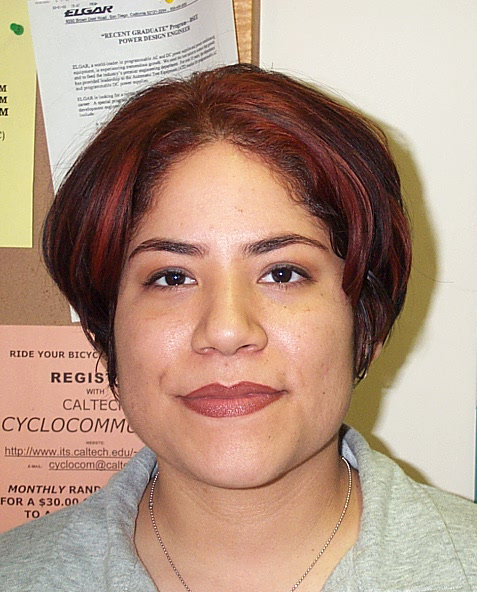
%> input picture data/DB0/db0_1.jpg, 477 x 592 px
$ octave --eval "result = faceTriangle(imread('data/DB0/db0_1.jpg'));"   (GNU Octave 9; MATLAB toolbox functions it lacks are replaced by stand-ins)
%> lines starting %> are read from the running program, lines starting %| are printed output that depends on the picture; in (x1, y1, x2, y2) boxes, pixels count from 0 and x2, y2 are one past the last pixel; in counts of white or black regions, pixels touching at a corner belong together; the program's own positions count from 1
### grayworldcorrection.m
function [gwIM] = grayworldcorrection(rgb)
% Calculate lighting corrected image (gray world assumption)
alpha = mean(rgb(:,:,2), 'all') / mean(rgb(:,:,1), 'all');
beta = mean(rgb(:,:,2), 'all') / mean(rgb(:,:,3), 'all');

gwIM(:,:,1) = alpha .* rgb(:,:,1);
gwIM(:,:,2) = rgb(:,:,2);
gwIM(:,:,3) = beta .* rgb(:,:,3);
end

### mouthMap.m
function mouthMap = mouthMap(img)
%MOUTHMAP. Input image is RGB. Gives binary image!

imgYcbcr = rgb2ycbcr(img);
Cb = imgYcbcr(:,:,2);
Cr = imgYcbcr(:,:,3);

faceMask = getFaceMask(grayworldcorrection(img));

numPixels = size(imgYcbcr, 1) * size(imgYcbcr, 2);

crSquared = rescale(double(Cr).^2, 0, 1);
crOverCb = rescale(double(Cr) ./ double(Cb), 0, 1);
eta = 0.95 * (sum(crSquared, 'all')/numPixels) / (sum(crOverCb, 'all')/numPixels);

mouthMap = crSquared .* (crSquared - eta * crOverCb).^2;

% New stuff below


% These things work pretty good as long as the face mask is decent
% The face mask isn't decent for 4 images in DB2, otherwise it works well

% Strels to clean up binary image
closer = strel('disk', 5);
denoiser = strel('disk', 3);
vertLinesRemover = strel('line', 20, 0);

% Adjustments
mouthPic = mouthMap .* faceMask;
mouthPic = imadjust(mouthPic,stretchlim(mouthPic),[]);
mouthPic = uint8(rescale(mouthPic,0,255));

% Morph image reasonable binary image
logicalMouth = mouthPic > 240;
mouthMorphed = imopen(logicalMouth, vertLinesRemover);
mouthMorphed = imopen(mouthMorphed, denoiser);
mouthMorphed = imclose(mouthMorphed, closer);
mouthMap = mouthMorphed;
end

### nlYCbCr.m
function [NLYCbCr] = nlYCbCr(YCbCr)
Y = YCbCr(:,:,1);
Cb = YCbCr(:,:,2);
Cr = YCbCr(:,:,3);

% Constants attained from Face Detection in Color Images
Kl = 125;
Kh = 188;

% Matrixes representing low/high
Yl = uint8(Y < Kl);
Yh = uint8(Y > Kh);
Yi = uint8(Y >= Kl) .* uint8(Y <= Kh);

[CbCenter, CrCenter] = Ci_centers(Y);
[CbCluster, CrCluster] = Ci_clusters(Y);
[CbXformed, CrXformed] = Ci_transformed(Cb, Cr, CbCluster, CrCluster, CbCenter, CrCenter);

% combine the results of the different threshold images
NLYCbCr = Y;
NLYCbCr(:, :, 2) = CbXformed.* uint8((Yl+Yh) >= 1) + Cb .* Yi;
NLYCbCr(:, :, 3) = CrXformed.* uint8((Yl+Yh) >= 1) + Cr .* Yi;
end

### Ci_centers.m
function [Cb_center, Cr_center] = Ci_centers(Y)
Kl = 125;
Kh = 188;
yMin = 16;
yMax = 235;

CbCenterLow = 108 + (Kl - Y) * 10 / (Kl - yMin);
CbCenterHigh = 108 + (Y - Kh) * 10 / (yMax - Kh);

CrCenterLow = 154 - (Kl - Y) * 10 / (Kl - yMin);
CrCenterHigh = 154 + (Y - Kh) * 22 / (yMax - Kh);

Cb_center = CbCenterLow .* uint8(Y < Kl) + CbCenterHigh .* uint8(Kh < Y);
Cr_center = CrCenterLow .* uint8(Y < Kl) + CrCenterHigh .* uint8(Kh < Y);

% [10 lines of commented-out code are left out]


end

### Ci_clusters.m
function [Cb_cluster, Cr_cluster] = Ci_clusters(Y)
Kl = 125;
Kh = 188;
WCb = 46.97;
WHCb = 14;
WLCb = 23;
WCr = 38.76;
WHCr = 10;
WLCr = 20;
yMin = 16;
yMax = 235;

Kl = 125;
Kh = 188;
yMin = 16;
yMax = 235;

CbClusterLow = WLCb + ((Y - yMin)*(WCb - WLCb)) / (Kl - yMin);
CbClusterHigh = WHCb + ((yMax - Y)*(WCb - WHCb)) / (yMax - Kh);

CrClusterLow = WLCr + ((Y - yMin)*(WCr - WLCr)) / (Kl - yMin);
CrClusterHigh = WHCr + ((yMax - Y)*(WCr - WHCr)) / (yMax - Kh);

Cb_cluster = CbClusterLow .* uint8(Y < Kl) + CbClusterHigh .* uint8(Kh < Y);
Cr_cluster = CrClusterLow .* uint8(Y < Kl) + CrClusterHigh .* uint8(Kh < Y);

end

### Ci_transformed.m
function [Cb_xform, Cr_xform] = Ci_transformed(Cb, Cr, CbCluster, CrCluster, CbCenter, CrCenter)
%Ci_transformed makes the final transform to luma-independant YCbCr colors
%   Detailed explanation goes here
Wcb = 46.97;
Wcr = 38.76;
Kb = 184;
Kr = 168;

Cb_xform = (Cb - CbCenter).*(Wcb ./ CbCluster) + Kb;
Cr_xform = (Cr - CrCenter).*(Wcr ./ CrCluster) + Kr;
end

### getFaceMask.m
function [largest] = getFaceMask(IM)
gwIM = grayworldcorrection(IM);
YCbCr = rgb2ycbcr(gwIM);
nl_YCbCr = nlYCbCr(YCbCr);

% Construct ellipse
theta = 2.53;
cx = 109.38;
cy = 152.02;
ecx = 1.6;
ecy = 2.41;

a2 = 25.39 * 25.39;
b2 = 14.03 * 14.03;

imgCb(:,:) = double(nl_YCbCr(:,:,2)) - cx;
imgCr(:,:) = double(nl_YCbCr(:,:,3)) - cy;

posX = imgCb * cos(theta) + imgCr * sin(theta);
posY = imgCb * -sin(theta) + imgCr * cos(theta);

% Check which skin samples are inside ellipse
threshold = 2.0;
faceMask = ( ((posX - ecx).^2 ./ a2 + (posY - ecy).^2 ./ b2) <= threshold);

% morphological operations
diskSize = 20;
kernel = strel('disk', diskSize);
faceMask = imclose(faceMask, kernel);

diskSize = 4;
kernel = strel('disk', diskSize);
faceMask = imopen(faceMask, kernel);

diskSize = 25;
kernel = strel('disk', diskSize);
faceMask = imclose(faceMask, kernel);

% fill in blanks of the objects
faceMask = imfill(faceMask,'holes');

% We assume that the largest area left is the face
largest = bwareafilt(faceMask,1);
end

### getMouthCoord.m
function [mouthCoord] = getMouthCoord(mouthmap)
%Get all potential mouth candidates
[imgHeight, imgWidth] = size(mouthmap);
mouthStats = regionprops('table', mouthmap, 'Centroid', 'BoundingBox', 'Area');
mouthCentroids = cat(1, mouthStats.Centroid);
mouthAreas = cat(1, mouthStats.Area);
mouthsDetected = size(mouthCentroids);

% The region with the largest area is 99% the mouth
% So we search for it with some extra filters as precaution
mouthCoord = [];
currArea = -1;
k = 1;
widthLengthRatioLimit = 1.8;
for i = 1:mouthsDetected
    % The mouth should be wider than its height
    if(mouthStats.BoundingBox(i,3) > mouthStats.BoundingBox(i,4))
        % The mouth should not be in the upper part of the image
        % Maybe even bottom half?
        if(mouthCentroids(i,2) > imgHeight/2)
            % The region needs to be a fair bit wider than tall
            if mouthStats.BoundingBox(i,3) / mouthStats.BoundingBox(i,4) > widthLengthRatioLimit
                % The region needs to have a larger area
                if (mouthAreas(i) > currArea)
                    currArea = mouthAreas(i);
                    mouthCoord = mouthCentroids(i,:);
                    k = k+1;
                end
            end
        end
    end
end

if currArea == -1 % If no mouth candidate was found we use placeholder
    %disp('Could not find mouth'); % No output when submitting
    mouthCoord = [441.5 415.6];
end

end

### eyeMap.m
function [eyeMap] = eyeMap(img)
% Return binary image
YCbCr = rgb2ycbcr(img);
faceMask = getFaceMask(img);

Y = im2double(YCbCr(:,:,1));
Cb = im2double(YCbCr(:,:,2));
Cr = im2double(YCbCr(:,:,3));

Cbsqr = Cb.^2;
CbNegsqr = 1 - Cr.^2;
CbCr = Cb ./ Cr;

eyeMapC = (1/3)*(Cbsqr + CbNegsqr + CbCr);
eyeMapC = histeq(eyeMapC);

diskSize = 7;
kernel = strel('disk', diskSize);

nominator = imdilate(Y, kernel);
denominator = imerode(Y, kernel);

eyeMapL = nominator ./ (denominator + 1);

eyeMap = eyeMapC .* eyeMapL;
eyeMap = imdilate(eyeMap, kernel);
eyeMap = eyeMap .* faceMask;
eyeMap = im2uint8(eyeMap);
eyeMapStretch = imadjust(eyeMap, stretchlim(eyeMap), []);
eyeMapBin = eyeMapStretch > 250;

closer = strel('disk', 5);
denoiser = strel('disk', 4);
vertLinesRemover = strel('line', 10, 0);

eyeMapBinMorphed = imopen(eyeMapBin, denoiser);
eyeMapBinMorphed = imopen(eyeMapBinMorphed, vertLinesRemover);
eyeMapBinMorphed = imclose(eyeMapBinMorphed, closer);
eyeMap = eyeMapBinMorphed;

% %convert to ycbcr color space
% imgYcbcr = rgb2ycbcr(img);
% Y = im2double(imgYcbcr(:,:,1));
% Cb = im2double(imgYcbcr(:,:,2));
% Cr = im2double(imgYcbcr(:,:,3));
%
% %Constructing EyeMapC (Chrominance components)
% %Cb^2
% Cb2 = Cb.^2;
%
% %Cr^2 (C with ~ sign above) which is the negative of Cr (i.e 255-Cr)
% nCr = 255 - Cr;
% nCr2 = nCr.^2;
%
% %Cb/Cr
% CbCr = Cb ./ Cr;
%
% %Normalize variables to the range [0,255]
% normCb2 = Cb2 - min(Cb2(:));
% normCb2 = normCb2 ./ max(normCb2(:)); %Normalized between [0,1]
% Cb2 = normCb2.*255; %Scale to range between [0,255]
%
% normNCr2 = nCr2 - min(nCr2(:));
% normNCr2 = normNCr2./ max(normNCr2(:));
% nCr2 = normNCr2.*255;
%
% normCbCr = CbCr - min(CbCr(:));
% normCbCr = normCbCr./ max(normCbCr(:));
% CbCr = normCbCr.*255;
%
% eyeMapC = (1/3) * (Cb2 + nCr2 + CbCr);
%
% %Enhance chroma eye map by histogram equalization
% eyeMapC = histeq(eyeMapC);
%
% %Constructing EyeMapL (Luminance components)
% %We can use morphological operators such as dilation and erosion to
% %emphasize brighter and darker pixels in the luma component around eyes.
%
% %Construct a structuring element for dilation and erosion
% size = 8;
% SE1 = strel('disk', size);
%
% dilation = imdilate(Y,SE1);
% erosion = imerode(Y,SE1);
%
% eyeMapL = dilation./(erosion+1);
%
% %Combines eyeMap
% %combEyeMap = imfuse(eyeMapL, eyeMapC, 'blend');
% combEyeMap = eyeMapL.*eyeMapC;
%
% % SE2 = strel('disk', 3);
% % combEyeMap = imdilate(combEyeMap, SE2);
%
% combEyeMap = uint8(rescale(combEyeMap,0,255));
end

### faceTriangle.m
function[leftEyeCoord, rightEyeCoord, mouthCoord] = faceTriangle(img)
%Get face triangle by looking at potential eyes and mouth and combining
%them.
gwIM = grayworldcorrection(img);
%> in grayworldcorrection, `alpha = mean(rgb(:,:,2), 'all') / mean(rgb(:,:,1), 'all');`: alpha = 0.838
%> in grayworldcorrection, `beta = mean(rgb(:,:,2), 'all') / mean(rgb(:,:,3), 'all');`: beta = 1.14

% Get image size
[imgHeight, imgWidth] = size(gwIM);

% Get mouth map and mouth coords
mouthmap = mouthMap(gwIM);
mouthCoord = getMouthCoord(mouthmap);

eyeMapBinMorphed = eyeMap(gwIM);

% Remove all data below the mouth
eyeMapMouthFix = eyeMapBinMorphed;
eyeMapMouthFix(round(mouthCoord(2))-30:imgHeight, :) = 0;

% Get all potential eye candidates
eyeStats = regionprops('table', eyeMapMouthFix, 'Centroid', 'BoundingBox', 'Area');
% Store all centroids in a vector
eyeCentroids = cat(1,eyeStats.Centroid);
eyeAreas = cat(1, eyeStats.Area);
eyesDetected = size(eyeCentroids);

% Remove all eyes that does not fulfill certain attributes
ple = []; % Potential left eyes
pleArea = []; % Potenatial left eye areas
pleAngle = [];
l = 1; % Left eye counter
pre = []; % Potential right eyes
preArea = []; % Potenatial right eye areas
preAngle = [];
r = 1; % Right eye counter

heightDiffTolerance = 30;
areaDiffTolerance = 670;
normDiffTolerance = 20;
angleDiffTolerance = 18;
smallestEyeMouthAngle = 12;
largestEyeMouthAngle = 45;
mouthNormal = [0 1];

% Filter out candidates that are:
%   Not on correct side of mouth
%   Too far apart vertically
%   Not in similar size
%   Vector to mouth should be roughly same length
%   Vector to mouth has similar angles to [0 1]
%   Vector to mouth has reasonably large angle
for i = 1:eyesDetected-1
    for j = i+1:eyesDetected
        tmpEyeArea1 = eyeAreas(i);
        tmpEyeArea2 = eyeAreas(j);

        tmpEyeMtrx = [eyeCentroids(i,:); eyeCentroids(j,:)];

        [~,leftEyeIndex] = min(tmpEyeMtrx, [], 1);
        [~,rightEyeIndex] = max(tmpEyeMtrx, [], 1);

        tmpLeftEye = tmpEyeMtrx(leftEyeIndex(1),:);
        tmpRightEye = tmpEyeMtrx(rightEyeIndex(1),:);

        leftEyeMouthVec = mouthCoord - tmpLeftEye;
        leftEyeMouthNorm = norm(leftEyeMouthVec);
        leftEyeMouthAngle = acosd(dot(leftEyeMouthVec, mouthNormal) /leftEyeMouthNorm);

        rightEyeMouthVec = mouthCoord - tmpRightEye;
        rightEyeMouthNorm = norm(rightEyeMouthVec);
        rightEyeMouthAngle = acosd(dot(rightEyeMouthVec, mouthNormal) /rightEyeMouthNorm);

        % Filters
        correctSides = tmpLeftEye(1) < mouthCoord(1) && mouthCoord(1) < tmpRightEye(1);
        belowMouth = tmpLeftEye(2) < mouthCoord(2) && tmpRightEye(2) < mouthCoord(2);
        smallVertDiff = abs(tmpLeftEye(1,2) - tmpRightEye(1,2)) < heightDiffTolerance;
        smallAreaDiff = abs(tmpEyeArea1 - tmpEyeArea2) < areaDiffTolerance;
        smallMouthNormDiff = abs(leftEyeMouthNorm - rightEyeMouthNorm) < normDiffTolerance;
        smallEyeMouthAngleDiff = abs(leftEyeMouthAngle - rightEyeMouthAngle) < angleDiffTolerance;
        reasonableAngle = leftEyeMouthAngle > smallestEyeMouthAngle && rightEyeMouthAngle > smallestEyeMouthAngle;
        reasonableAngle = reasonableAngle && leftEyeMouthAngle < largestEyeMouthAngle && rightEyeMouthAngle < largestEyeMouthAngle;

        if correctSides && belowMouth && smallVertDiff && smallMouthNormDiff && smallEyeMouthAngleDiff && smallAreaDiff && reasonableAngle
%             leftEyeMouthVec
%             rightEyeMouthVec
%             leftEyeMouthAngle
%             rightEyeMouthAngle
            ple(l,:) = tmpLeftEye;
            pleAreas(l) = tmpEyeArea1;
            pleAngle(l) = leftEyeMouthAngle;
            l = l+1;
            pre(r,:) = tmpRightEye;
            preAreas(r) = tmpEyeArea2;
            preAngle(r) = rightEyeMouthAngle;
            r = r+1;
        end
    end
end
% If we only have 1 candidate left its probably correct
if size(ple,1) == 1 && size(pre,1) == 1
    leftEyeCoord = ple;
    rightEyeCoord = pre;
elseif size(ple,1) == 0 && size(pre,1) == 0 % Guesstimated triangle, is this allowed?
    mouthCoord = [428 382];
    leftEyeCoord = mouthCoord - [60 120];
    rightEyeCoord = mouthCoord - [-60 120];
else % Check pair by pair for the lowest angle to mouthNormal
    lowestAngle = 10000;
    lowestAngleIndex = -1;

    for i = 1:size(pleAngle,2)
        tmpLeftEyeAngle = pleAngle(i);
        tmpRightEyeAngle = preAngle(i);

        if min(tmpLeftEyeAngle,tmpRightEyeAngle) < lowestAngle
            lowestAngle = min(tmpLeftEyeAngle,tmpRightEyeAngle);
            lowestAngleIndex = i;
        end
    end

    leftEyeCoord = ple(lowestAngleIndex,:);
    rightEyeCoord = pre(lowestAngleIndex,:);
end
%[leftEyeCoord, rightEyeCoord] = findPupils(img, leftEyeCoord, rightEyeCoord);
end
%> in mouthMap, `Cr = imgYcbcr(:,:,3);`:
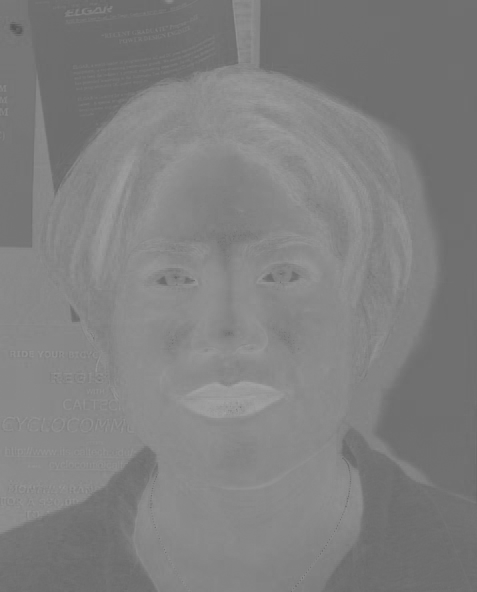
%> Cr: size 592x477 uint8; min 85, max 162, mean 128
%> in nlYCbCr, `Yl = uint8(Y < Kl);`:
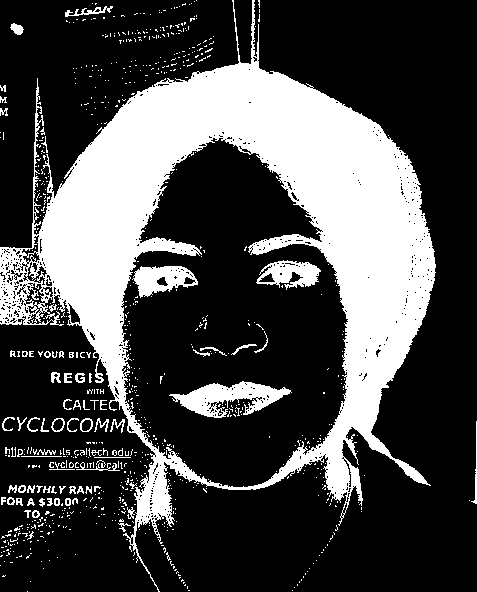
%> Yl: size 592x477 uint8; values 0 (black) and 1 (white), 28.7% white; 795 white regions (719 under 20 px), largest, box (x1, y1, x2, y2) and area: (0, 0, 436, 592) 71386, (169, 381, 292, 418) 2160, (132, 266, 198, 298) 1231
%> in getFaceMask, `posY = imgCb * -sin(theta) + imgCr * cos(theta);`:
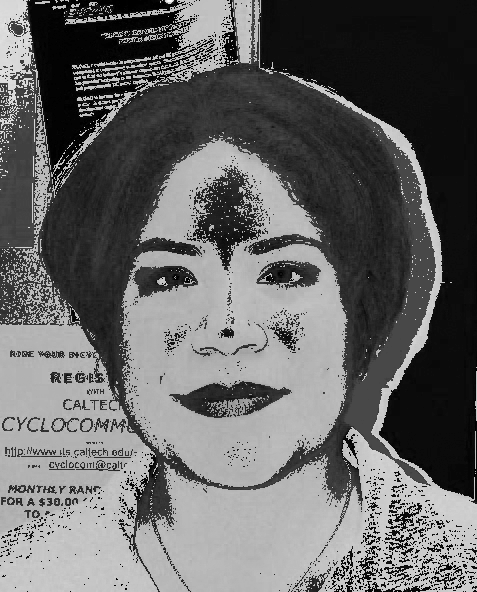
%> posY: size 592x477 double; min -96.69, max 46.48, mean -38.9; drawn with min black and max white
%> in mouthMap, `crSquared = rescale(double(Cr).^2, 0, 1);`:
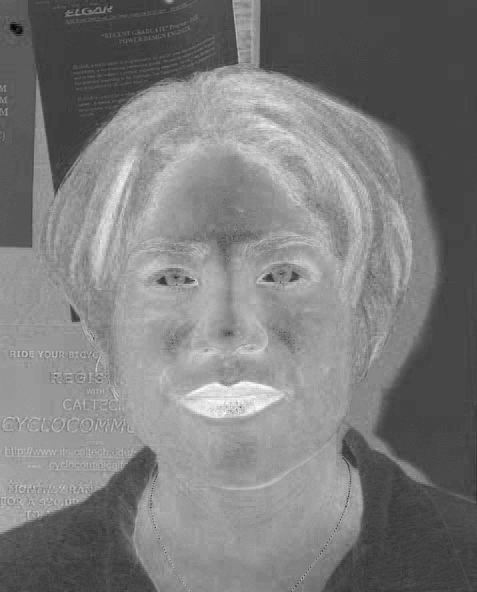
%> crSquared: size 592x477 double; min 0, max 1, mean 0.49
%> in mouthMap, `crOverCb = rescale(double(Cr) ./ double(Cb), 0, 1);`:
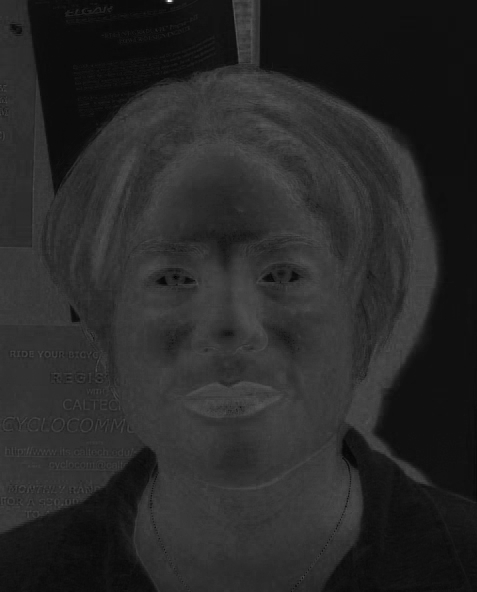
%> crOverCb: size 592x477 double; min 0, max 1, mean 0.161
%> in mouthMap, `eta = 0.95 * (sum(crSquared, 'all')/numPixels) / (sum(crOverCb, 'all')..`: eta = 2.89
%> in mouthMap, `mouthMorphed = imopen(logicalMouth, vertLinesRemover);`:
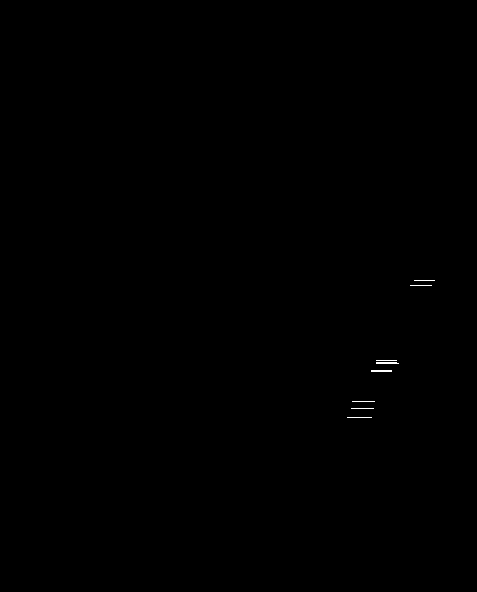
%> mouthMorphed: size 592x477 logical; 0.08% white in thin lines or dots, all inside (x1, y1, x2, y2) = (347, 280, 435, 418)
%> in getMouthCoord, `mouthStats = regionprops('table', mouthmap, 'Centroid', 'BoundingBox',..`: mouthStats = 0 regions
%> in getMouthCoord, `mouthCentroids = cat(1, mouthStats.Centroid);`: mouthCentroids = {}
%> in getMouthCoord, `mouthsDetected = size(mouthCentroids);`: mouthsDetected = [0 1]
%> after the loop in getMouthCoord, `for i = 1:mouthsDetected`: currArea = -1; k = 1
%> in faceTriangle, `mouthCoord = getMouthCoord(mouthmap);`: mouthCoord = [441.5 415.6]
%> in eyeMap, `CbNegsqr = 1 - Cr.^2;`:
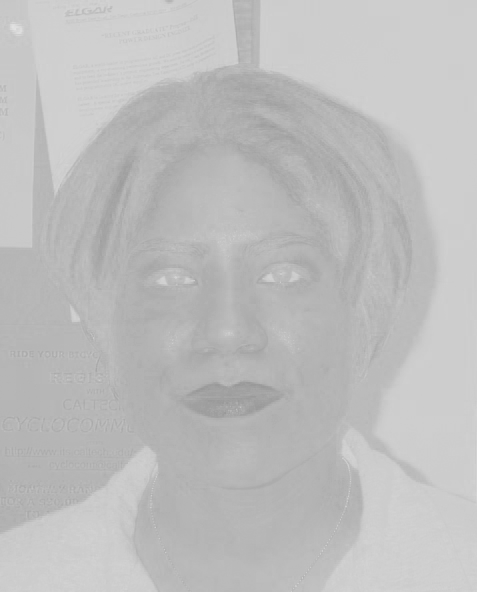
%> CbNegsqr: size 592x477 double; min 0.596, max 0.889, mean 0.745
%> in faceTriangle, `eyeStats = regionprops('table', eyeMapMouthFix, 'Centroid', 'BoundingB..`: eyeStats = 3 regions; box (x1, y1, x2, y2), Area and Centroid: (260, 268, 304, 287) 711 [282.6 277.8], (153, 271, 198, 290) 660 [175.4 280.7], (67, 320, 80, 325) 56 [74.3 323]
%> in faceTriangle, `eyeCentroids = cat(1,eyeStats.Centroid);`: eyeCentroids = [74.3 323; 175.4 280.7; 282.6 277.8]
%> in faceTriangle, `eyeAreas = cat(1, eyeStats.Area);`: eyeAreas = [56; 660; 711]
%> in faceTriangle, `eyesDetected = size(eyeCentroids);`: eyesDetected = [3 2]
%> the loop in faceTriangle, `for i = 1:eyesDetected-1` made 2 passes
%> after the loop in faceTriangle, `for i = 1:eyesDetected-1`: l = 1

$ run again, on data/DB0/db0_3.jpg
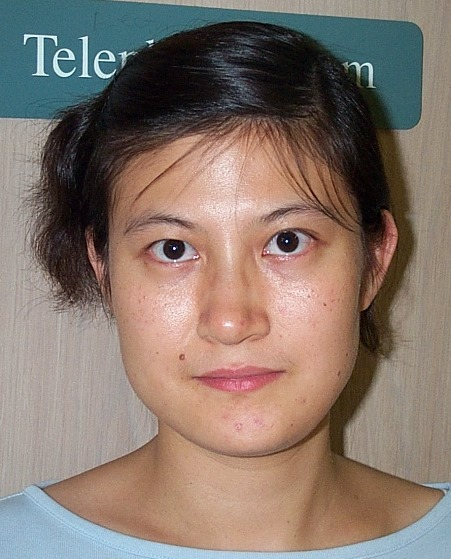
%> input picture data/DB0/db0_3.jpg, 451 x 559 px
%> alpha = 0.881
%> beta = 1.09
%> imgYcbcr: size 559x451x3 uint8; mean of channels 1, 2, 3 117.8, 128, 128
%> in nlYCbCr, `Yl = uint8(Y < Kl);`:
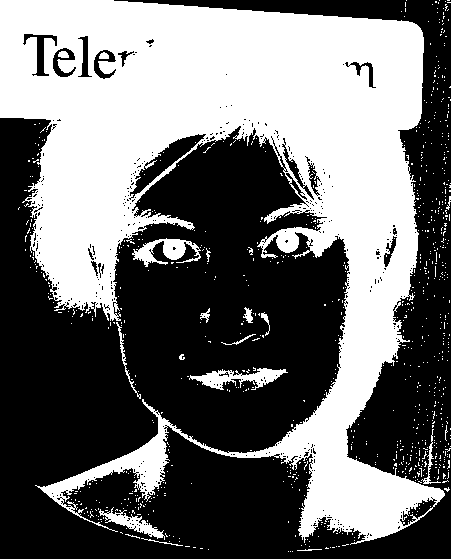
%> Yl: size 559x451 uint8; values 0 (black) and 1 (white), 43.4% white; 857 white regions (839 under 20 px), largest, box (x1, y1, x2, y2) and area: (0, 0, 445, 545) 104212, (189, 368, 288, 390) 968, (132, 238, 201, 267) 899
%> Yh: size 559x451 uint8; values 0 (black) and 1 (white), 1.4% white in thin lines or dots, all inside (x1, y1, x2, y2) = (17, 35, 373, 559)
%> Yi: size 559x451 uint8; values 0 (black) and 1 (white), 55.2% white; 1238 black regions (1214 under 20 px), largest, box (x1, y1, x2, y2) and area: (0, 0, 445, 545) 105289, (189, 368, 288, 390) 968, (132, 238, 201, 267) 922
%> CbClusterHigh: size 559x451 uint8; every value is 19
%> CrClusterHigh: size 559x451 uint8; every value is 15
%> NLYCbCr: size 559x451x3 uint8; mean of channels 1, 2, 3 117.8, 169.5, 146.6
%> eta = 0.734
%> logicalMouth: size 559x451 logical; 1.1% white; 23 white regions (16 under 20 px), largest, box (x1, y1, x2, y2) and area: (195, 364, 282, 394) 1776, (262, 246, 314, 273) 431, (145, 250, 199, 274) 327
%> mouthStats = 1 region; box (x1, y1, x2, y2), Area and Centroid: (197, 365, 282, 393) 1735 [239.8 379]
%> mouthCentroids = [239.8 379]
%> mouthAreas = 1735
%> mouthsDetected = [1 2]
%> the loop in getMouthCoord, `for i = 1:mouthsDetected` made 1 pass
%> (currArea, mouthCoord, k) on pass 1: (1735, [239.8 379], 2)
%> in faceTriangle, `mouthCoord = getMouthCoord(mouthmap);`: mouthCoord = [239.8 379]
%> in eyeMap, `CbNegsqr = 1 - Cr.^2;`:
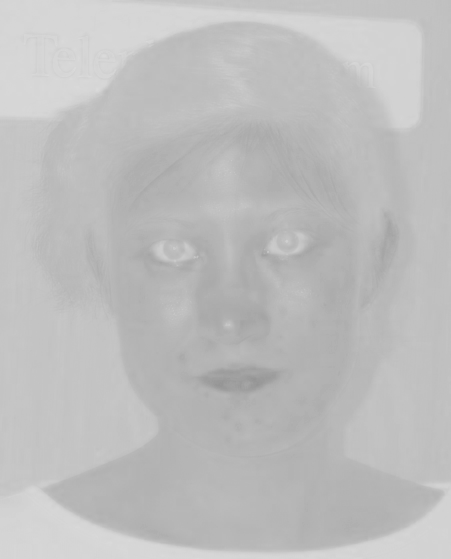
%> CbNegsqr: size 559x451 double; min 0.581, max 0.858, mean 0.746
%> eyeStats = 2 regions; box (x1, y1, x2, y2), Area and Centroid: (152, 238, 204, 269) 1287 [176.7 253.4], (261, 229, 308, 261) 1256 [285.8 245.6]
%> eyeCentroids = [176.7 253.4; 285.8 245.6]
%> eyeAreas = [1287; 1256]
%> eyesDetected = [2 2]
%> the loop in faceTriangle, `for i = 1:eyesDetected-1` made 1 pass
%> after the loop in faceTriangle, `for i = 1:eyesDetected-1`: l = 2; ple = [176.7 253.4]; pre = [285.8 245.6]; r = 2
%> leftEyeCoord = [176.7 253.4]
%> rightEyeCoord = [285.8 245.6]
%> result = [176.7 253.4]
